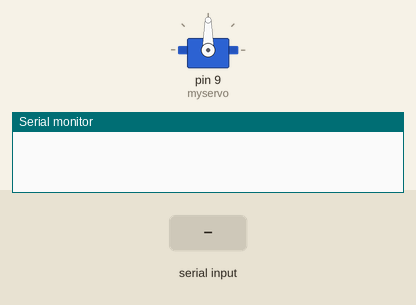
This sketch was run on a simulated Arduino Uno, built with avr-gcc and run on an emulated ATmega328P. Shown: servo, the last lines printed to the serial monitor. The inputs (shaded band) are chosen by the test bench.

Above: at 1.2 s.
1.3 s: "30,150\n" received over Serial
At 3.5 s:
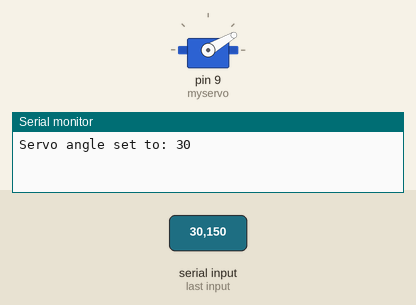
3.8 s: "5\n" received over Serial
At 5.3 s:
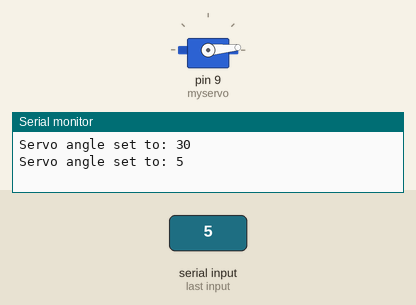
6.3 s: "200\n" received over Serial
At 8.5 s:
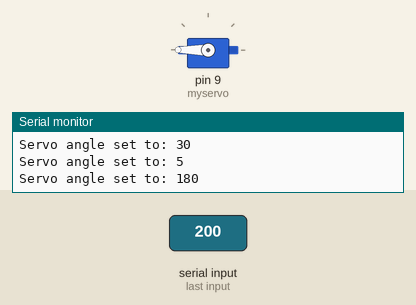
8.8 s: "90,45\n" received over Serial
At 10.5 s:
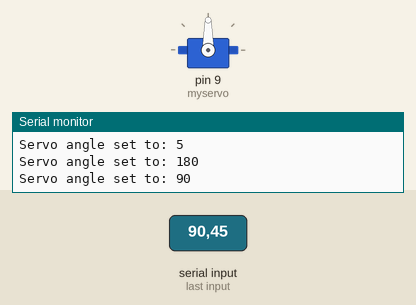
Timing chart, 0 to 12.0 s (numbered marks = the images above; inputs shaded):
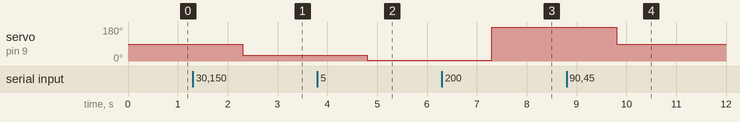

The sketch:

servomotor.ino
```cpp
#include <Servo.h>

Servo myservo;  // create servo object to control a servo
int angle = 0;

void setup() {
  Serial.begin(9600);  // initialize serial communication at 9600 baud rate
  myservo.attach(9);  // attaches the servo on pin 9 to the servo object
}

void loop() {
  if (Serial.available()) {
    angle = Serial.readString().toInt();  // read the integer value entered by the user
    angle = constrain(angle, 0, 180);  // constrain the angle value between 0 and 180
    myservo.write(angle);  // move the servo to the desired angle
    Serial.print("Servo angle set to: ");
    Serial.println(angle);
  }
}
```

Measured:
- after the input at 1.3 s, servo on pin 9 (myservo): 90° → 30° after 1.0 s
- after the input at 3.8 s, servo on pin 9 (myservo): 30° → 5° after 1.0 s
- after the input at 6.3 s, servo on pin 9 (myservo): 5° → 180° after 1.0 s
- after the input at 8.8 s, servo on pin 9 (myservo): 180° → 90° after 1.0 s
